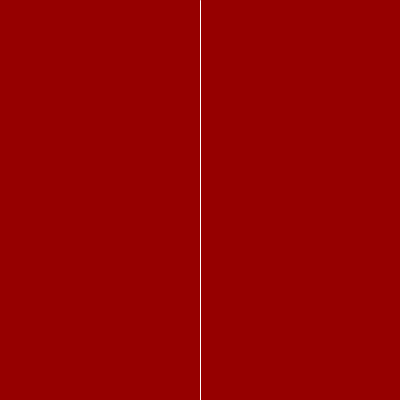
Frame 1 (no input)
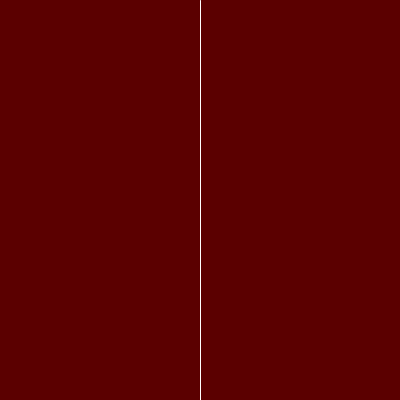
Frame 60 (the mouse pressed at the canvas centre just before this capture)
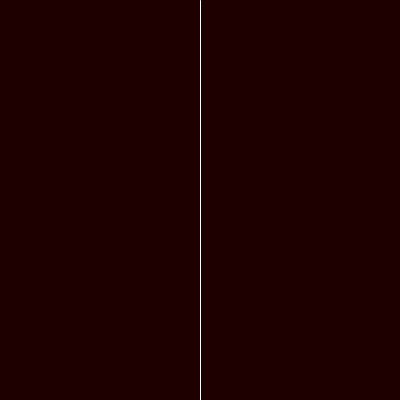
Frame 120 (the mouse held since frame 60 and released just before this capture)

The Processing sketch that drew these frames (run headless with seeded random() and noise(); from frame 60 on, the mouse is pressed at the canvas centre):

// Processing sketch: a_well_if_02
// ── a_well_if_02.pde
float r = 150;
float g = 0;
float b = 0;

void setup() {
  size(400, 400);
}

void draw() {

  background(r, g, b);
  stroke(255);
  line(width/2, 0, width/2, height);

  // Conditional expressions
  if (mouseX > width/2) {
    r = r + 1;
  } else {
    r = r - 1;
  }

  // Replace the second if statement
  // with the constrain convenience function
  r = constrain(r,0,255);
}
